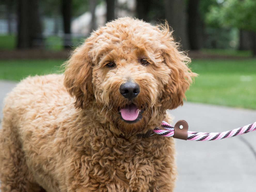
#> input picture CN_P2/Imagens/original.png, 256 x 192 px, shrunk from 640 x 480 before the run, found by its file name
$ python teste.py
#> lines starting #> are read from the running program, lines starting #| are printed output that depends on the picture; after the words box and inside, x2 and y2 are one past the last pixel; in counts of white or black regions, pixels touching at a corner belong together
#> in main, original is the input picture: shape (192, 256, 3); mean R, G, B 138, 126.7, 104.4
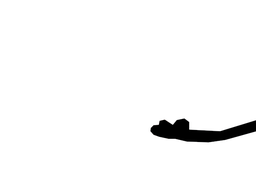
#> input picture CN_P2/Imagens/mascara.png, 256 x 192 px, shrunk from 640 x 480 before the run, found by its file name
#> in main, mascara is the input picture: shape (192, 256, 3); mean R, G, B 247.9, 247.9, 247.9
'''
Arquivo usado para testes de implementação
'''
import numpy as np
import imageio
import matplotlib.pyplot as plt

def numera(M):
    print("numera")
    n,m = M.shape[0:2]
#> n = 192; m = 256
    I = np.zeros((n,m), dtype=int)
    counter = 0
    # TODO: numeração das equações
    for i in range(n):
        for j in range(m):
            if(np.sum(M[i,j]) != 255 * 3):
                I[i,j] = counter
                counter += 1
            else:
                I[i,j] = -1
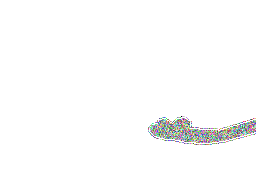
#> I: shape (192, 256) int64; 1739 distinct labels, from -1 to 1737; one colour per label, 0 black, -1 white
#> after the loop, counter = 1738
    return I

def montagem(P,M):
    print("montagem")
    # numera as equações
    I = numera(M)
    n,m = M.shape[0:2]
#> n = 192; m = 256
    # calcula a quantidade de pixels indesejados
    N = np.count_nonzero(I >= 0)
#> N = 1738

    # TODO: constroi a matriz e os vetores independentes
    A  = np.eye(N) * 8
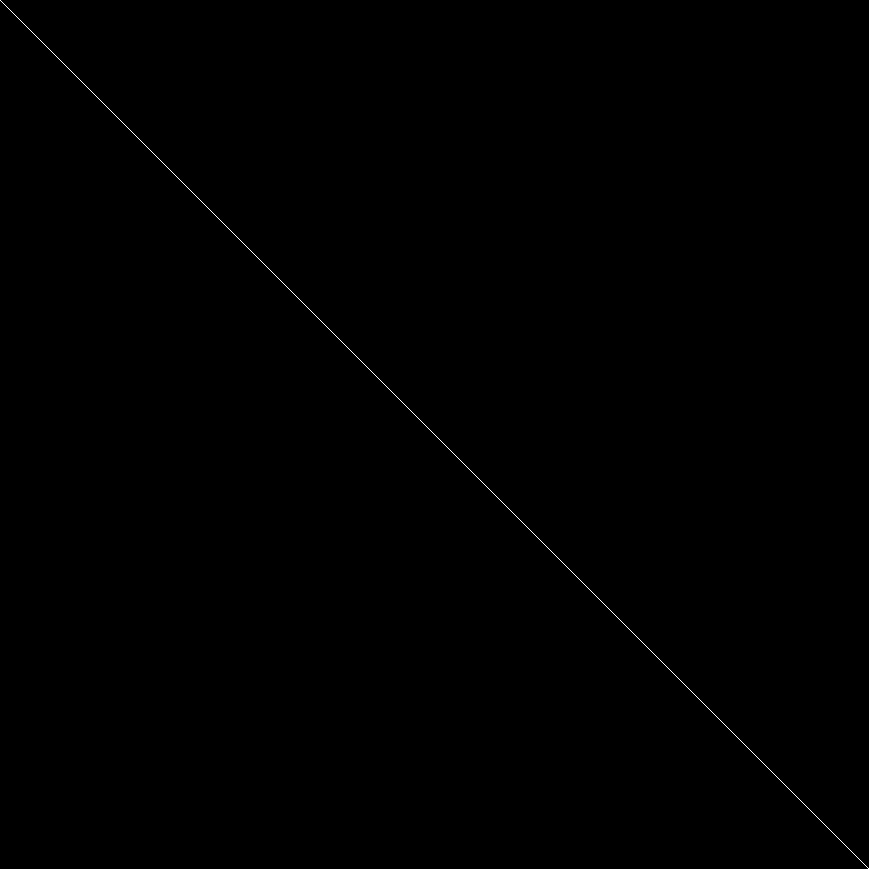
#> A: shape (1738, 1738) float64 (shown at 1/2 size); values 0 (black) and 8 (white), 0.06% white in thin lines or dots
    br = np.zeros((N,))
#> br = 1738 values from 0 to 0
    bg = np.zeros((N,))
#> bg = 1738 values from 0 to 0
    bb = np.zeros((N,))
#> bb = 1738 values from 0 to 0

    for i in range(n):
        for j in range(m):
            if(I[i,j] > -1):
                index = I[i,j]
                for k in [-1, 0, 1]:
                    for l in [-1, 0, 1]:
                        if((k == 0 and l == 0) or (i + k < 0 or i + k >= n or j + l < 0 or j + l >= m)):
                            continue
                        else:
                            if(I[i+k,j+l] > -1):
                                aux = I[i+k,j+l]
                                A[index,aux] = -1
                            else:
                                br[index] += P[i+k,j+l,0]
                                bg[index] += P[i+k,j+l,1]
                                bb[index] += P[i+k,j+l,2]
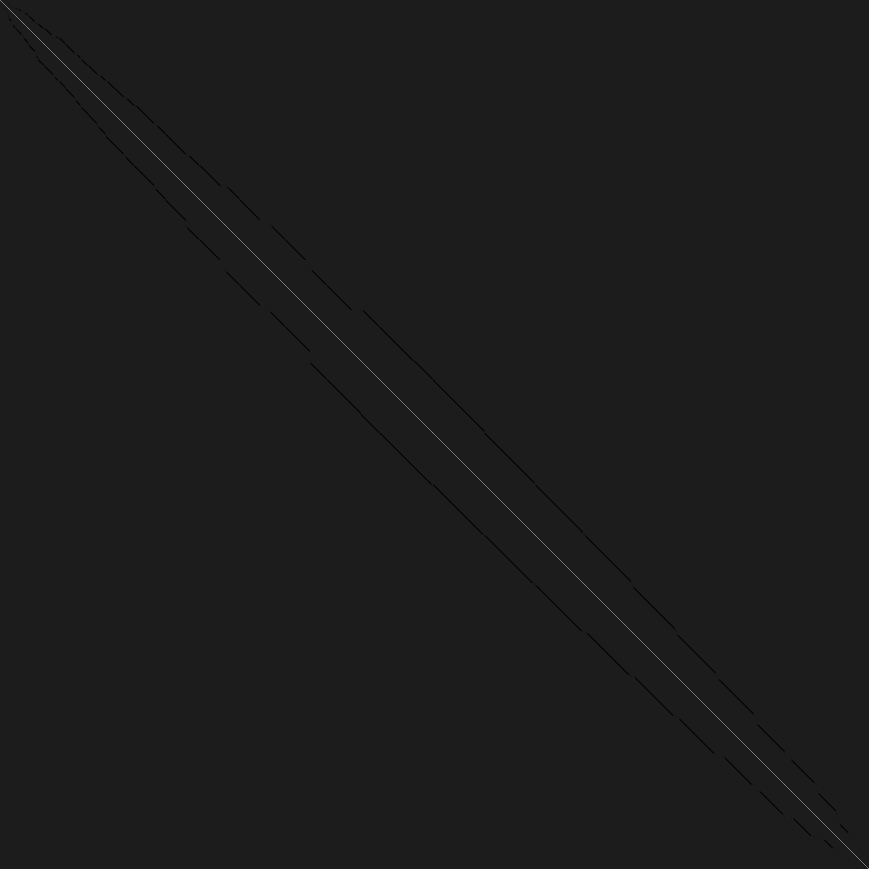
#> A: shape (1738, 1738) float64 (shown at 1/2 size); min -1, max 8, mean 0.00066; drawn with min black and max white
#> after the loop, bb = 1738 values, max 1503 at index 12, min 0 at index 38, mean 198.9; bg = 1738 values, max 1480 at index 12, min 0 at index 38, mean 202.7; br = 1738 values, max 1458 at index 12, min 0 at index 38, mean 206.8
    return I,A,br,bg,bb

def retoque(P,M):
    print("retoque")
    # montagem do sistema
    I,A,br,bg,bb = montagem(P,M)
    retocada = np.copy(P)
    n,m = M.shape[0:2]
#> n = 192
    counter = 0
    # TODO: cálculo das novas cores
    print("solving red")
    ansR = np.linalg.solve(A, br)
#> ansR = 1738 values, max 226.4 at index 56, min 30.09 at index 397, mean 181.2
    print("solving green")
    ansG = np.linalg.solve(A, bg)
#> ansG = 1738 values, max 214 at index 88, min 30.6 at index 397, mean 177.2
    print("solving blue")
    ansB = np.linalg.solve(A, bb)
#> ansB = 1738 values, max 214.7 at index 12, min 30.24 at index 758, mean 173.7
    # TODO: construção da imagem retocada
    for i in range(n):
        for j in range(m):
            if(I[i,j] > -1):
                retocada[i,j,0] = ansR[counter]
                retocada[i,j,1] = ansG[counter]
                retocada[i,j,2] = ansB[counter]
                counter += 1
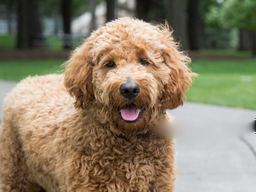
#> retocada: shape (192, 256, 3); 3.43% of pixels changed, all inside (x1, y1, x2, y2) = (148, 116, 256, 145)
#> after the loop, counter = 1738
    return retocada

def main():
    print("Hello World")
    original = imageio.v2.imread("./original.png")
    mascara = imageio.v2.imread("./mascara.png")
    #retoque(img, mascara)
    retocada = retoque(original,mascara)
    plt.figure(figsize=(15,10))
    plt.imshow(retocada)
    plt.show()

if __name__ == "__main__":
    main()
